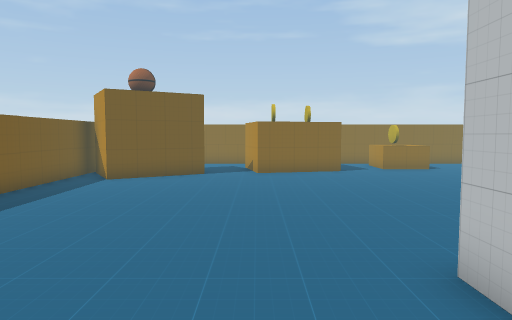
View 1 (above)

24 first-person views from a walk through a scene from a Unity 3-D project. The camera is 1.5 m above the floor, tilts 4° down and sees 70° across. The floor is counted in squares, 1 m on a side. Each view is taken from the middle of a square. On the plan, view 1 faces up. The plan holds only what a view shows up to about 16 squares ahead; the rest is blank. The place goes on beyond the plan. The player character is not drawn.

View 2
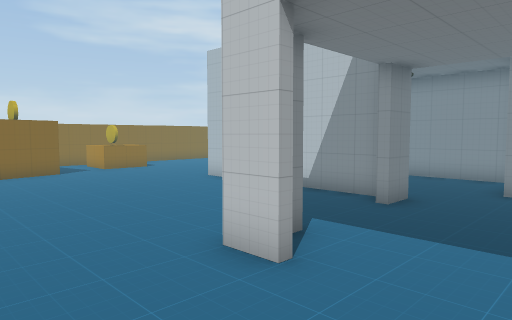

View 3
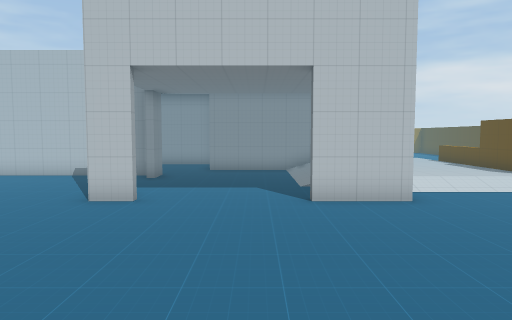

View 4
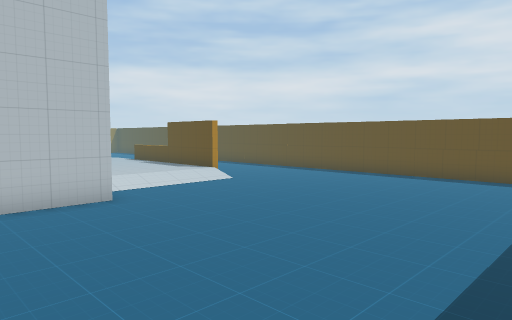

View 5
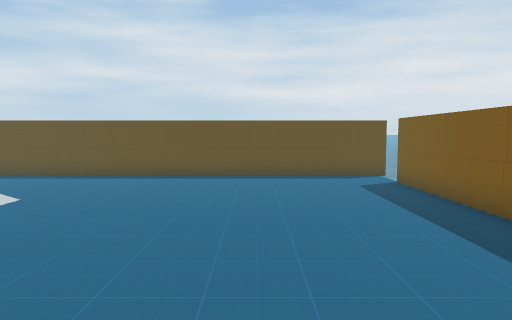

View 6
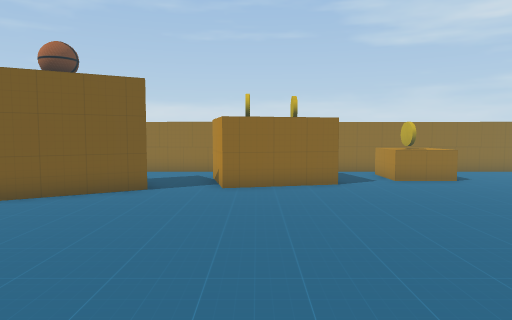

View 7
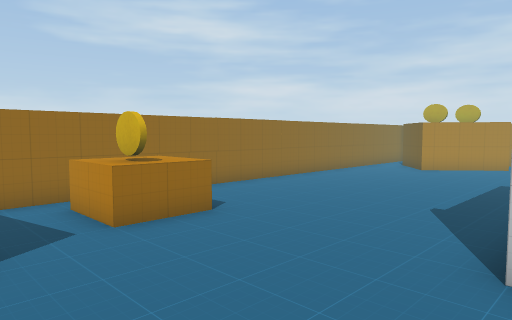

View 8
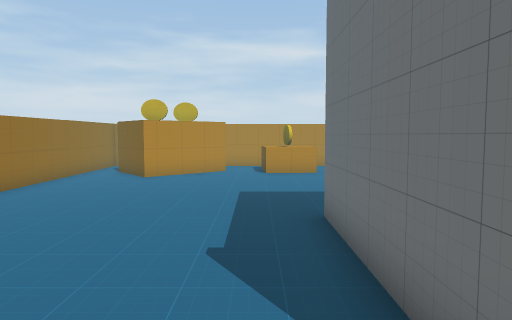

View 9
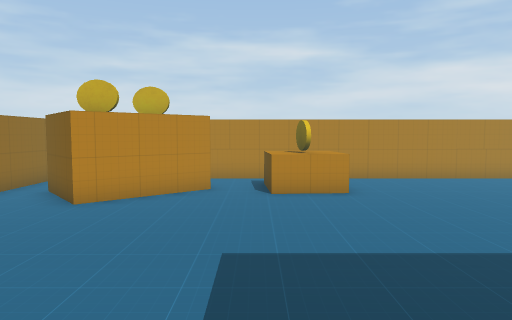

View 10
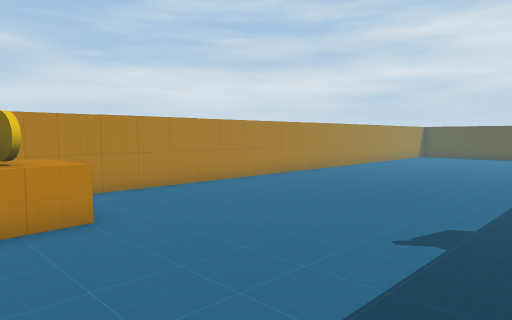

View 11
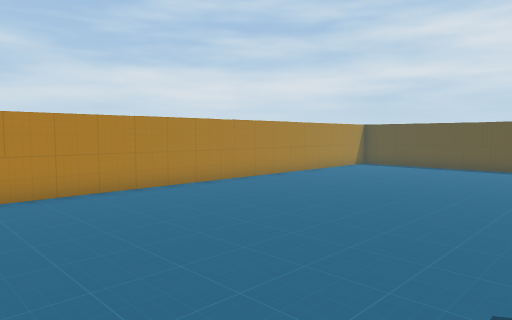

View 12
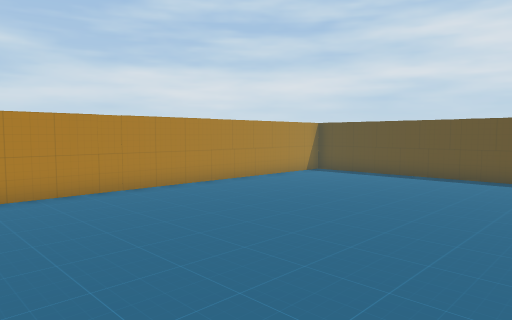

View 13
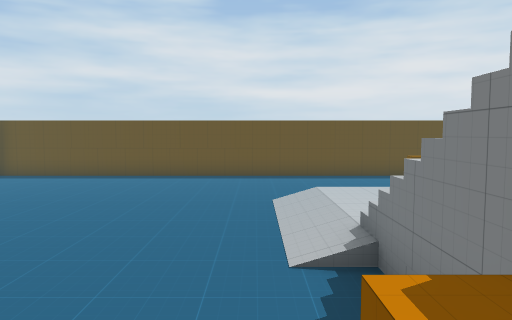

View 14
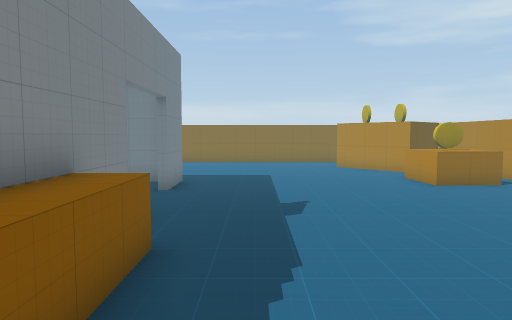

View 15
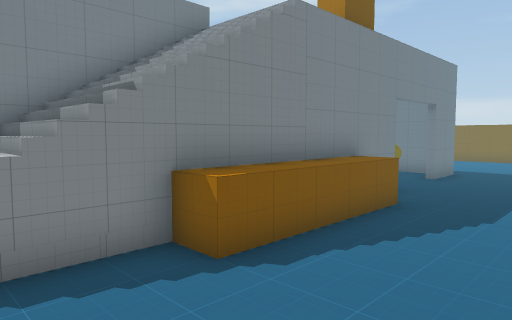

View 16
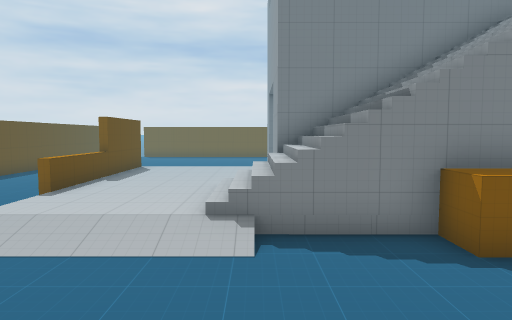

View 17
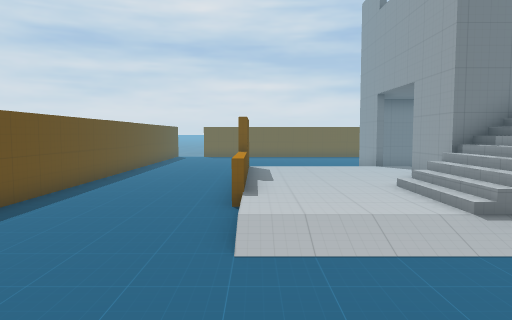

View 18
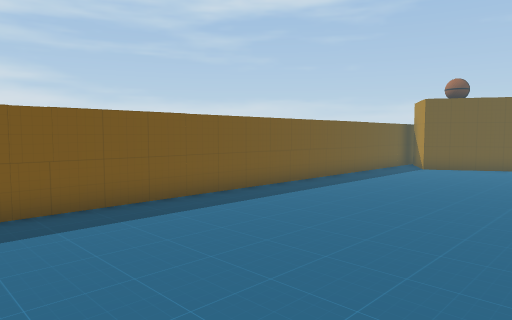

View 19
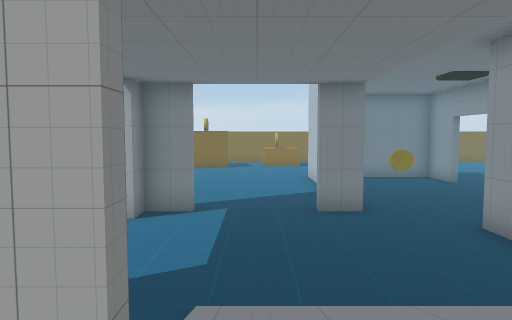

View 20
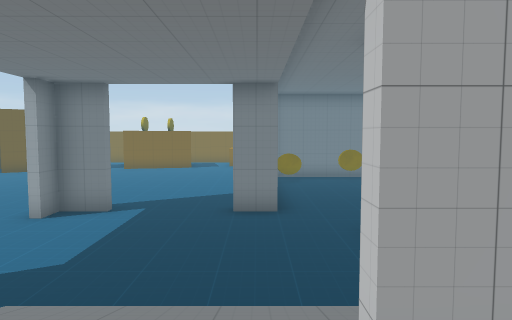

View 21
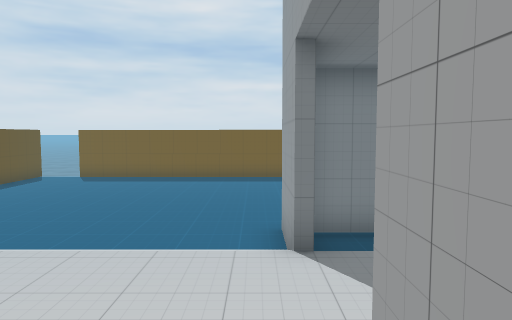

View 22
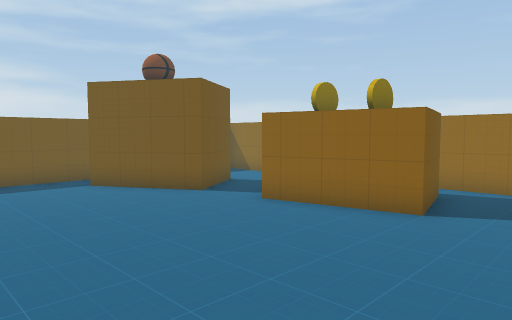

View 23
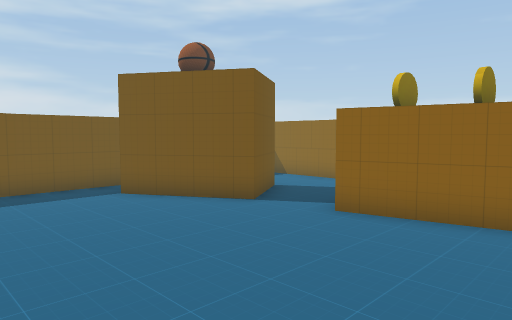

View 24
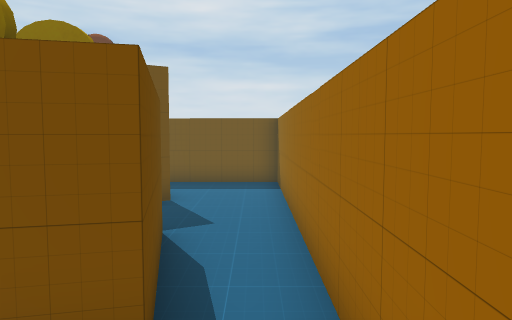

### Floor plan
Key: @ floor where view 1 was taken; # wall or solid block; . main floor; : floor 0.25 m higher than the main floor; / step, stairs or slope; = window, fence, low wall or low ledge; O other object.
Columns run from 7 left of view 1 to 24 right of it. Each row starts with its distance up from view 1.
 19 ###############################
 18 #............OO...............
 17 #......OOOO..OO............OO
 16 #.. O..O  O..OO...........O
 15 #.  O..OOOO................O  O
 14 #O  OO.OO..................OOO.#
 13 #.OOO.......................O..#
 12 #.O.........................OO.#
 11 #..............#####.......OOO.#
 10 #.............##...#.......OOO.#
  9 #.............#O..O#...........#
  8 #.............#................#
  7 #.............#................#
  6 #.............#................#
  5 #.............#....O...........#
  4 #........##...#....#O..........#
  3 #........#........./O..........#
  2 #.............../// O..........#
  1 #...............#=//O..........#
  0 #......@........#///O..........#
 -1 #...............#///O..........#
 -2 #........#..////#///...........#
 -3 #........###:::##///...........#
 -4 #........../:::::////..........#
 -5 #........../::::::::/..........#
 -6 #........../::::::::/..........#
 -7 #........../::::::::/..........#
 -8 #........../###===::/..........#
 -9 #..............................#
-10 #..............................#
-11 #..............................#
-12 ...............................#
-13 .###############################

Where each view was taken, in squares from view 1:
view 1: 0 up, 0 right, facing up
view 2: 0 up, 1 left, facing up-right
view 3: 0 up, 6 left, facing right
view 4: 0 up, 6 left, facing down-right
view 5: 0 up, 2 left, facing down
view 6: 4 up, 1 right, facing up
view 7: 10 up, 3 right, facing up-right
view 8: 12 up, 6 right, facing right
view 9: 12 up, 11 right, facing right
view 10: 12 up, 14 right, facing down-right
view 11: 4 up, 14 right, facing down-right
view 12: 0 up, 14 right, facing down-right
view 13: 0 up, 14 right, facing down
view 14: 1 down, 15 right, facing up
view 15: 4 down, 17 right, facing up-left
view 16: 4 down, 18 right, facing left
view 17: 8 down, 18 right, facing left
view 18: 4 down, 1 right, facing up-left
view 19: 5 down, 5 right, facing up
view 20: 5 down, 7 right, facing up
view 21: 4 down, 9 right, facing left
view 22: 8 up, 6 right, facing up-left
view 23: 8 up, 4 right, facing up-left
view 24: 18 up, 5 right, facing left
